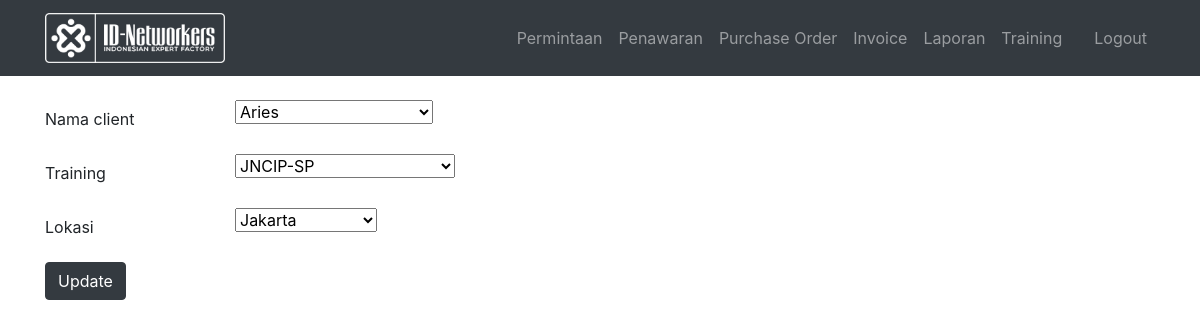
The page /edit_penawaran/59 (signed in) on the database its author committed.
### IDN_APP/models.py (models this page shows, shortened)
class Permintaan(models.Model):
    def number():
        a = "CLI"
        x = str(datetime.datetime.now()).split("-")
        b = "IDN"
        c = x[0][2]+x[0][3]
        if x[1] == '01':
            rom = "I"
        elif x[1] == '02':
            rom = "II"
        elif x[1] == '03':
            rom = "III"
        elif x[1] == '04':
            rom = "IV"
        elif x[1] == '05':
            rom = "V"
        elif x[1] == '06':
            rom = "VI"
        elif x[1] == '07':
            rom = "VII"
        elif x[1] == '08':
            rom = "VIII"
        elif x[1] == '09':
            rom = "IX"
        elif x[1] == '10':
            rom = "X"
        elif x[1] == '11':
            rom = "XI"
        else:
            rom = "XII"
        no = Permintaan.objects.count()
        if no == None:
            final = a+"-"+str(1)+"-"+b+"-"+rom+"-"+c
            return final
        else:
            final = a+"-"+str(no + 1)+"-"+b+"-"+rom+"-"+c
            return final
    no_permintaan = models.CharField(max_length=20,default=number)
    nama_client = models.CharField(max_length=50)
    alamat = models.CharField(max_length=80,default='')
    perusahaan = models.CharField(max_length=25)
    no_hp = models.CharField(max_length=15)
    email = models.EmailField()
    jumlah_permintaan = models.IntegerField(blank=False)
    def __str__(self):
        return self.nama_client

class Penawaran(models.Model):
    def number():
        a = "PN"
        x = str(datetime.datetime.now()).split("-")
        b = "IDN"
        c = x[0][2]+x[0][3]
        if x[1] == '01':
            rom = "I"
        elif x[1] == '02':
            rom = "II"
        elif x[1] == '03':
            rom = "III"
        elif x[1] == '04':
            rom = "IV"
        elif x[1] == '05':
            rom = "V"
        elif x[1] == '06':
            rom = "VI"
        elif x[1] == '07':
            rom = "VII"
        elif x[1] == '08':
            rom = "VIII"
        elif x[1] == '09':
            rom = "IX"
        elif x[1] == '10':
            rom = "X"
        elif x[1] == '11':
            rom = "XI"
        else:
            rom = "XII"
        no = Penawaran.objects.count()
        if no == None:
            final = a+"-"+str(1)+"-"+b+"-"+rom+"-"+c
            return final
        else:
            final = a+"-"+str(no + 1)+"-"+b+"-"+rom+"-"+c
            return final
    no_pnw = models.CharField(max_length=20, default=number)
    training = models.ForeignKey(Training,on_delete=models.CASCADE,default='',blank=True)
    nama_client = models.OneToOneField(Permintaan, on_delete=models.CASCADE)
    tanggal = models.DateField(auto_now_add=True)
    choices = (('JAKARTA', 'Jakarta'),('BODETABEK', 'Bodetabek'),('LUAR BODETABEK', 'Luar Bodetabek'))
    Lokasi = models.CharField(max_length=20, choices=choices)

### IDN_APP/views.py (the view)
# urls.py: re_path(r'^edit_penawaran/(?P<pk>\d+)$', edit_penawaran, name="edit_penawaran"),
@login_required
def edit_penawaran(request, pk):
    item = get_object_or_404(Penawaran, pk=pk)
    if request.method == "POST":
        form = PenawaranForm(request.POST, instance=item)
        if form.is_valid():
            form.save()
            return redirect('display_penawaran')
    else:
        form = PenawaranForm(instance=item)
        return render(request, "edit_penawaran.html", {"form":form})

### IDN_APP/forms.py
class PenawaranForm(forms.ModelForm):
    class Meta:
        model = Penawaran
        fields = ('nama_client','training','Lokasi')

### IDN_APP/models.py (called while the page is built)
    def __str__(self):
        return self.nama_training

### IDN_APP/templates/edit_penawaran.html (shortened to what this page needs)
{% extends 'base.html' %}
{% block body %}
<div class="container">
  <form method="POST">
    <br>
    {% for field in form %}
    <div class="form-group row">
      <label for="id_{field.name}" class="col-2 col-form-label"> {{field.label}}</label>
      <div class="col-10">
        {{field}}
      </div>
    </div>
    {% endfor %}
    <button type="submit" class="btn btn-dark" name="button">Update</button>
  </form>
</div>
{% endblock %}

### rows shown on the page
Permintaan: form "Aries"
Penawaran: form "JNCIP-SP" "Jakarta"

### other values the page prints
{{ field.label }} "Nama client" "Training" "Lokasi"
